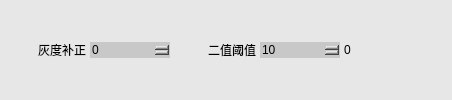
             <widget class="QWidget" name="widget_13" native="true">
              <property name="styleSheet">
               <string notr="true">background-color: rgb(231, 231, 231);</string>
              </property>
              <layout class="QHBoxLayout" name="horizontalLayout_10">
               <property name="spacing">
                <number>4</number>
               </property>
               <property name="leftMargin">
                <number>4</number>
               </property>
               <property name="topMargin">
                <number>4</number>
               </property>
               <property name="rightMargin">
                <number>4</number>
               </property>
               <property name="bottomMargin">
                <number>4</number>
               </property>
               <item>
                <widget class="QLabel" name="label_15">
                 <property name="minimumSize">
                  <size>
                   <width>82</width>
                   <height>32</height>
                  </size>
                 </property>
                 <property name="maximumSize">
                  <size>
                   <width>82</width>
                   <height>16777215</height>
                  </size>
                 </property>
                 <property name="styleSheet">
                  <string notr="true">font: 11pt &quot;微软雅黑&quot;;</string>
                 </property>
                 <property name="text">
                  <string>灰度补正</string>
                 </property>
                 <property name="alignment">
                  <set>Qt::AlignRight|Qt::AlignTrailing|Qt::AlignVCenter</set>
                 </property>
                </widget>
               </item>
               <item>
                <widget class="KSpinBoxKb" name="spinBoxAveShift">
                 <property name="minimumSize">
                  <size>
                   <width>80</width>
                   <height>0</height>
                  </size>
                 </property>
                 <property name="maximumSize">
                  <size>
                   <width>70</width>
                   <height>16777215</height>
                  </size>
                 </property>
                 <property name="styleSheet">
                  <string notr="true">
QSpinBox
{
	
	font: 11pt &quot;微软雅黑&quot;;
	border-width:1;border-style:none;
	border-color:rgb(255, 255, 255);
	background-color: rgb(200, 200, 200);
	color::rgb(255,255, 0);

}
QSpinBox::down-button
{   
	
	background-color: rgb(200, 200, 200);
	subcontrol-origin:border;
    subcontrol-position:left;
    image: url(:/左normal.png);
    width: 20px;
    height: 30px; ;
}
QSpinBox::up-button
{
board:none;
	background-color: rgb(200, 200, 200);
	subcontrol-origin:border;
    subcontrol-position:right;
    image: url(:/右normal.png);
    width: 20px;
    height: 30px;       
}

QSpinBox::up-button:pressed
{
board:none;
background-color: rgb(103, 103, 103);
	subcontrol-origin:border;
    subcontrol-position:right;
    image: url(:/右press.png);
    width: 20px;
    height: 30px;      
}
QSpinBox::down-button:pressed
{
board:none;
background-color: rgb(103, 103, 103);
	subcontrol-origin:border;
    subcontrol-position:left;
    image: url(:/左press.png);
    width: 20px;
    height: 30px; 
}
</string>
                 </property>
                </widget>
               </item>
               <item>
                <widget class="QLabel" name="label_16">
                 <property name="minimumSize">
                  <size>
                   <width>82</width>
                   <height>32</height>
                  </size>
                 </property>
                 <property name="maximumSize">
                  <size>
                   <width>120</width>
                   <height>16777215</height>
                  </size>
                 </property>
                 <property name="styleSheet">
                  <string notr="true">font: 11pt &quot;微软雅黑&quot;;</string>
                 </property>
                 <property name="text">
                  <string>  二值阈值</string>
                 </property>
                 <property name="alignment">
                  <set>Qt::AlignRight|Qt::AlignTrailing|Qt::AlignVCenter</set>
                 </property>
                </widget>
               </item>
               <item>
                <widget class="KSpinBoxKb" name="spinBoxBinThreshold">
                 <property name="minimumSize">
                  <size>
                   <width>80</width>
                   <height>0</height>
                  </size>
                 </property>
                 <property name="maximumSize">
                  <size>
                   <width>80</width>
                   <height>16777215</height>
                  </size>
                 </property>
                 <property name="styleSheet">
                  <string notr="true">
QSpinBox
{
	
	font: 11pt &quot;微软雅黑&quot;;
	border-width:1;border-style:none;
	border-color:rgb(255, 255, 255);
	background-color: rgb(200, 200, 200);
	color::rgb(255,255, 0);

}
QSpinBox::down-button
{   
	
	background-color: rgb(200, 200, 200);
	subcontrol-origin:border;
    subcontrol-position:left;
    image: url(:/左normal.png);
    width: 20px;
    height: 30px; ;
}
QSpinBox::up-button
{
board:none;
	background-color: rgb(200, 200, 200);
	subcontrol-origin:border;
    subcontrol-position:right;
    image: url(:/右normal.png);
    width: 20px;
    height: 30px;       
}

QSpinBox::up-button:pressed
{
board:none;
background-color: rgb(103, 103, 103);
	subcontrol-origin:border;
    subcontrol-position:right;
    image: url(:/右press.png);
    width: 20px;
    height: 30px;      
}
QSpinBox::down-button:pressed
{
board:none;
background-color: rgb(103, 103, 103);
	subcontrol-origin:border;
    subcontrol-position:left;
    image: url(:/左press.png);
    width: 20px;
    height: 30px; 
}
</string>
                 </property>
                 <property name="minimum">
                  <number>10</number>
                 </property>
                 <property name="maximum">
                  <number>255</number>
                 </property>
                </widget>
               </item>
               <item>
                <widget class="QLabel" name="labelRecommentThresh">
                 <property name="maximumSize">
                  <size>
                   <width>40</width>
                   <height>16777215</height>
                  </size>
                 </property>
                 <property name="styleSheet">
                  <string notr="true">font: 11pt &quot;微软雅黑&quot;;</string>
                 </property>
                 <property name="text">
                  <string>0</string>
                 </property>
                 <property name="alignment">
                  <set>Qt::AlignCenter</set>
                 </property>
                </widget>
               </item>
               <item>
                <spacer name="horizontalSpacer_6">
                 <property name="orientation">
                  <enum>Qt::Horizontal</enum>
                 </property>
                 <property name="sizeHint" stdset="0">
                  <size>
                   <width>97</width>
                   <height>20</height>
                  </size>
                 </property>
                </spacer>
               </item>
              </layout>
             </widget>
